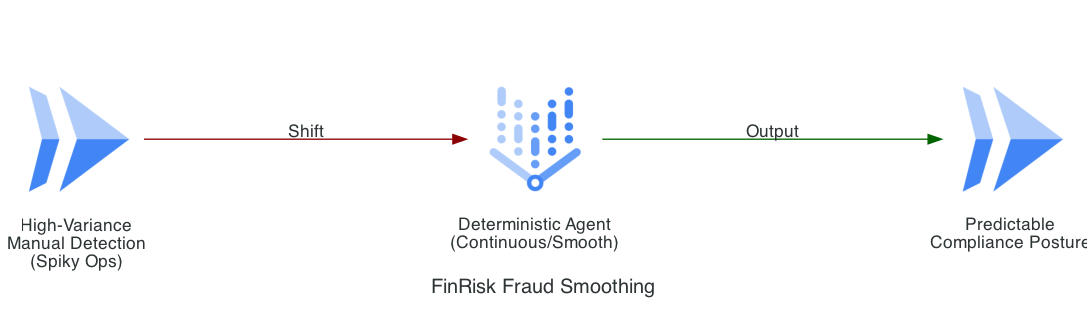

Write Python code to recreate this figure.
from diagrams import Diagram, Edge
from diagrams.gcp.ml import VertexAI
from diagrams.gcp.compute import Run

graph_attr = {"pad": "0.1", "nodesep": "1.5", "ranksep": "3.0", "bgcolor": "transparent"}

with Diagram("FinRisk Fraud Smoothing", show=False, filename="finrisk_fraud_smoothing", direction="LR", graph_attr=graph_attr):
    manual_cycle = Run("High-Variance\nManual Detection\n(Spiky Ops)")
    smoothing_agent = VertexAI("Deterministic Agent\n(Continuous/Smooth)")
    outcome = Run("Predictable\nCompliance Posture")

    manual_cycle >> Edge(label="Shift", color="darkred") >> smoothing_agent >> Edge(label="Output", color="darkgreen") >> outcome
